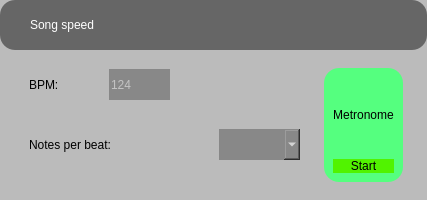
     <widget class="QFrame" name="menuSongSpeedBG">
      <property name="styleSheet">
       <string notr="true">padding-left: 0; background-color: #BBB; border-radius: 30px;</string>
      </property>
      <property name="frameShape">
       <enum>QFrame::StyledPanel</enum>
      </property>
      <property name="frameShadow">
       <enum>QFrame::Raised</enum>
      </property>
      <layout class="QVBoxLayout" name="verticalLayout_5">
       <property name="spacing">
        <number>0</number>
       </property>
       <property name="leftMargin">
        <number>0</number>
       </property>
       <property name="topMargin">
        <number>0</number>
       </property>
       <property name="rightMargin">
        <number>0</number>
       </property>
       <property name="bottomMargin">
        <number>0</number>
       </property>
       <item>
        <widget class="QPushButton" name="menuSongSpeed">
         <property name="minimumSize">
          <size>
           <width>0</width>
           <height>50</height>
          </size>
         </property>
         <property name="maximumSize">
          <size>
           <width>16777215</width>
           <height>100</height>
          </size>
         </property>
         <property name="styleSheet">
          <string notr="true">background-color: #666;
color: #FFF;
border-radius: 15px;
text-align:left;padding-left: 30px;</string>
         </property>
         <property name="text">
          <string>Song speed</string>
         </property>
         <property name="checkable">
          <bool>true</bool>
         </property>
         <property name="checked">
          <bool>false</bool>
         </property>
        </widget>
       </item>
       <item>
        <widget class="QFrame" name="frame_28">
         <property name="minimumSize">
          <size>
           <width>0</width>
           <height>150</height>
          </size>
         </property>
         <property name="maximumSize">
          <size>
           <width>16777215</width>
           <height>150</height>
          </size>
         </property>
         <property name="styleSheet">
          <string notr="true">background-color: #BBB;
border-radius: 15px;
text-align: left;
color: #000;
padding-left: 0;</string>
         </property>
         <property name="frameShape">
          <enum>QFrame::StyledPanel</enum>
         </property>
         <property name="frameShadow">
          <enum>QFrame::Raised</enum>
         </property>
         <layout class="QHBoxLayout" name="horizontalLayout">
          <item>
           <widget class="QFrame" name="frame_19">
            <property name="minimumSize">
             <size>
              <width>300</width>
              <height>0</height>
             </size>
            </property>
            <property name="styleSheet">
             <string notr="true">border-radius: 0;</string>
            </property>
            <property name="frameShape">
             <enum>QFrame::StyledPanel</enum>
            </property>
            <property name="frameShadow">
             <enum>QFrame::Raised</enum>
            </property>
            <widget class="QFrame" name="frame_29">
             <property name="geometry">
              <rect>
               <x>0</x>
               <y>0</y>
               <width>201</width>
               <height>51</height>
              </rect>
             </property>
             <property name="styleSheet">
              <string notr="true">border-radius: 0;</string>
             </property>
             <property name="frameShape">
              <enum>QFrame::StyledPanel</enum>
             </property>
             <property name="frameShadow">
              <enum>QFrame::Raised</enum>
             </property>
             <widget class="QLabel" name="label_14">
              <property name="geometry">
               <rect>
                <x>20</x>
                <y>10</y>
                <width>81</width>
                <height>31</height>
               </rect>
              </property>
              <property name="text">
               <string>BPM:</string>
              </property>
             </widget>
             <widget class="QLineEdit" name="eBPM">
              <property name="geometry">
               <rect>
                <x>100</x>
                <y>10</y>
                <width>61</width>
                <height>31</height>
               </rect>
              </property>
              <property name="styleSheet">
               <string notr="true">background-color: #888;
color: #FFF;</string>
              </property>
              <property name="placeholderText">
               <string>124</string>
              </property>
             </widget>
            </widget>
            <widget class="QFrame" name="frame_31">
             <property name="geometry">
              <rect>
               <x>0</x>
               <y>60</y>
               <width>301</width>
               <height>51</height>
              </rect>
             </property>
             <property name="styleSheet">
              <string notr="true">border-radius: 0;</string>
             </property>
             <property name="frameShape">
              <enum>QFrame::StyledPanel</enum>
             </property>
             <property name="frameShadow">
              <enum>QFrame::Raised</enum>
             </property>
             <widget class="QLabel" name="label_15">
              <property name="geometry">
               <rect>
                <x>20</x>
                <y>10</y>
                <width>191</width>
                <height>31</height>
               </rect>
              </property>
              <property name="text">
               <string>Notes per beat:</string>
              </property>
             </widget>
             <widget class="QComboBox" name="cNotesPerBeat">
              <property name="geometry">
               <rect>
                <x>210</x>
                <y>10</y>
                <width>81</width>
                <height>31</height>
               </rect>
              </property>
              <property name="styleSheet">
               <string notr="true">background-color: #888;
color: #FFF;</string>
              </property>
             </widget>
            </widget>
           </widget>
          </item>
          <item>
           <widget class="QFrame" name="frame_8">
            <property name="minimumSize">
             <size>
              <width>0</width>
              <height>0</height>
             </size>
            </property>
            <property name="frameShape">
             <enum>QFrame::StyledPanel</enum>
            </property>
            <property name="frameShadow">
             <enum>QFrame::Raised</enum>
            </property>
            <layout class="QHBoxLayout" name="horizontalLayout_2">
             <item>
              <widget class="QFrame" name="frame_30">
               <property name="minimumSize">
                <size>
                 <width>70</width>
                 <height>0</height>
                </size>
               </property>
               <property name="styleSheet">
                <string notr="true">background-color:rgb(85, 255, 127)</string>
               </property>
               <property name="frameShape">
                <enum>QFrame::StyledPanel</enum>
               </property>
               <property name="frameShadow">
                <enum>QFrame::Raised</enum>
               </property>
               <layout class="QVBoxLayout" name="verticalLayout_2">
                <item>
                 <widget class="QLabel" name="label_16">
                  <property name="text">
                   <string>Metronome</string>
                  </property>
                  <property name="alignment">
                   <set>Qt::AlignCenter</set>
                  </property>
                 </widget>
                </item>
                <item>
                 <widget class="QPushButton" name="bBPM">
                  <property name="cursor">
                   <cursorShape>PointingHandCursor</cursorShape>
                  </property>
                  <property name="styleSheet">
                   <string notr="true">text-align: center;
background-color: rgb(81, 243, 0);
border-radius: 10px;</string>
                  </property>
                  <property name="text">
                   <string>Start</string>
                  </property>
                  <property name="checkable">
                   <bool>true</bool>
                  </property>
                 </widget>
                </item>
               </layout>
              </widget>
             </item>
             <item>
              <widget class="QFrame" name="frame_13">
               <property name="frameShape">
                <enum>QFrame::StyledPanel</enum>
               </property>
               <property name="frameShadow">
                <enum>QFrame::Raised</enum>
               </property>
              </widget>
             </item>
            </layout>
           </widget>
          </item>
         </layout>
        </widget>
       </item>
      </layout>
     </widget>
